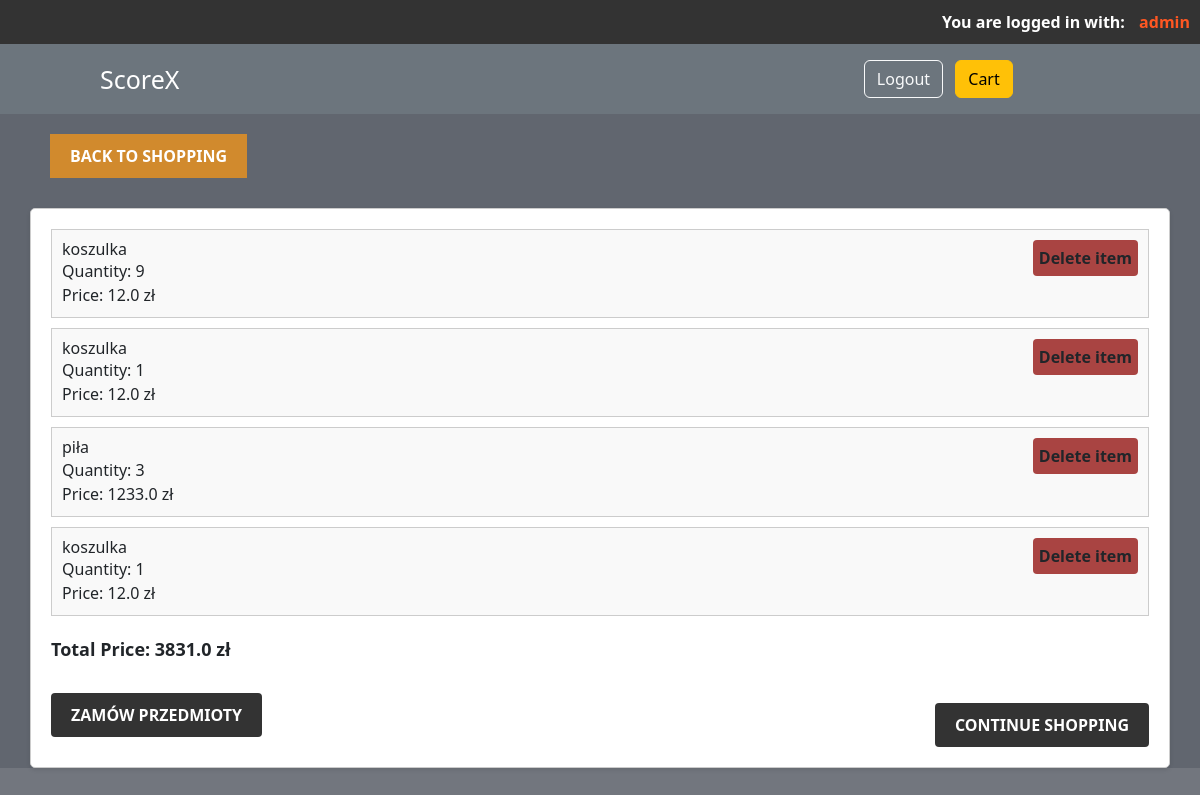
The page /shopping_cart/ (signed in) on the database as committed earlier.
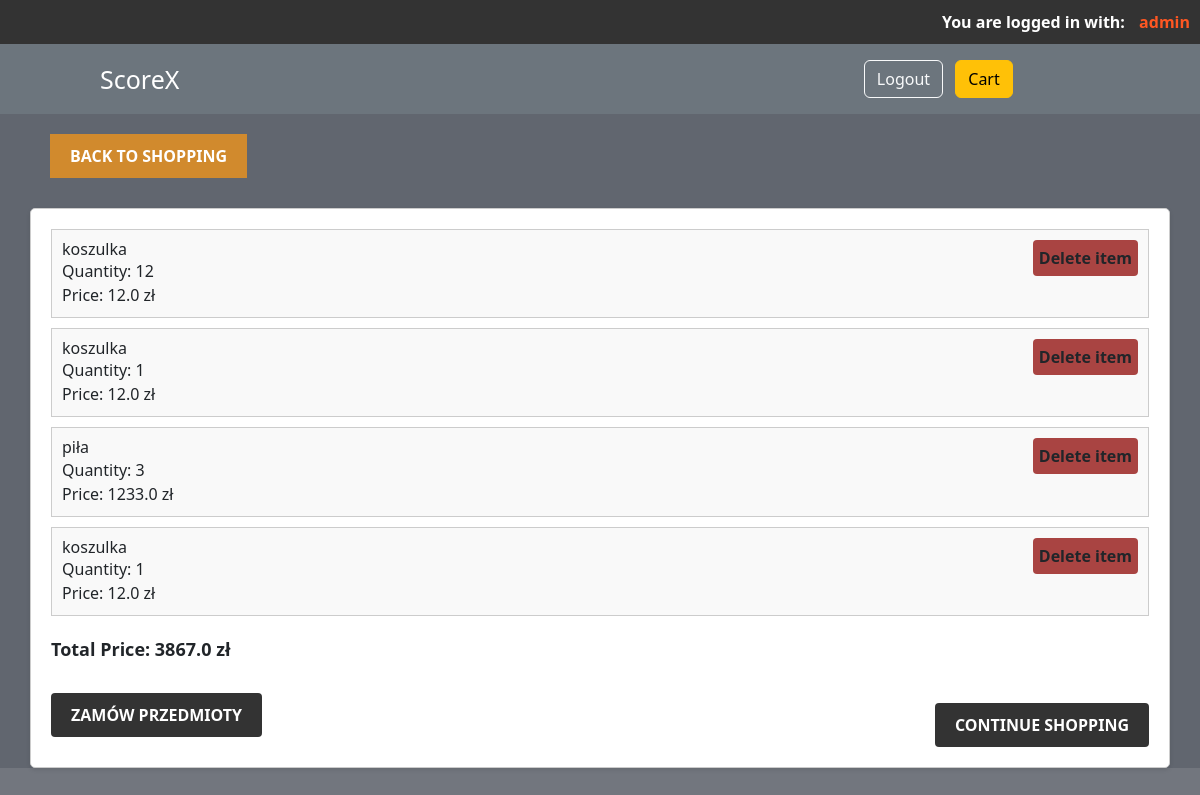
The same page on the database as committed later.
### base/models.py (models this page shows, shortened)
class CartItem(models.Model):
    cart = models.ForeignKey(Cart, on_delete=models.CASCADE, related_name='items')
    product = models.ForeignKey(Item, on_delete=models.CASCADE,db_constraint=False )
    quantity = models.IntegerField(default=0, null=True, blank=True)
    date_added = models.DateTimeField(auto_now_add=True)

class Cart(models.Model):
    customer = models.ForeignKey(Customer, on_delete=models.CASCADE, blank=True, null=True)
    created_at = models.DateTimeField(auto_now_add=True)
    total_price = models.FloatField(default=0)

class Item(models.Model):
    category = models.ForeignKey(Category, related_name='items', on_delete=models.CASCADE)
    name = models.CharField(max_length=255, null=True)
    description = models.TextField(blank=True, null=True)
    image = models.ImageField(upload_to='item_images', blank=True, null=True)
    price = models.FloatField()
    digital = models.BooleanField(default=False, null=True, blank=False)

### base/views.py (the view)
# urls.py: path('shopping_cart/', views.go_to_cart, name='go_to_cart'),
def go_to_cart(request):
    if request.user.is_authenticated:
        customer = Customer.objects.get(user=request.user)
        try:
            cart = Cart.objects.get(customer=customer)
            items = CartItem.objects.filter(cart=cart)
            total_price = 0
            for item in items:
                total_price += item.product.price * item.quantity
            context = {
                'items': items,
                'cart': cart,
                'total_price': total_price
            }
            return render(request, 'shopping_cart.html', context)
        except Cart.DoesNotExist:
            messages.warning(request, 'Dodaj przedmioty do koszyka.')
            return redirect('base:index')
    else:
        return redirect('/login')

### base/templates/shopping_cart.html (shortened to what this page needs)
{% extends 'frame.html' %}
{% block content %}
<a class="back-to-shopping" href="{% url 'base:index' %}">  BACK TO SHOPPING </a>
<div class="cart">
  {% for item in items %}
    <div class="cart-item">
      <form action="{% url 'base:delete_item' item_id=item.id %}" method="POST">
        <button class="delete_item" type="submit"> Delete item</button>
      </form>
      <h3>{{ item.product.name }}</h3>
      <p>Quantity: {{ item.quantity }}</p>
      <p>Price: {{ item.product.price }} zł</p>
    </div>
  {% endfor %}
  <p class="cart-total">Total Price: {{ cart.total_price }} zł</p>
  <div class="cart-buttons">
    <a href="{% url 'base:order_form' %}">ZAMÓW PRZEDMIOTY</a>
    <a class="back-to-shopping" href="{% url 'base:index' %}">CONTINUE SHOPPING</a>
  </div>
</div>
{% endblock %}

Rows that differ between the two databases and show on the page:
changed CartItem (number 1 of 4 on the later page): quantity "9" → "12"
changed Cart: total_price "3831.0" → "3867.0"
